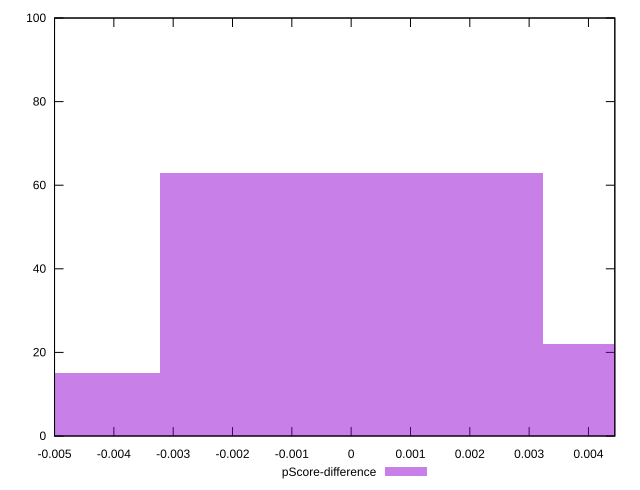

Write the gnuplot code that produced this figure.
reset

$pScoreDifference <<EOF
0.006451222163769599 22
0 63
-0.006451222163769599 15
EOF

set key outside below
set boxwidth 0.006451222163769599
set xrange [-0.0050000000000000044:0.004444444444444473]
set yrange [0:100]
set trange [0:100]
set style fill transparent solid 0.5 noborder
set terminal svg size 640, 490 enhanced background rgb 'white'
set output "report_00017_2021-02-10T15-08-03.406Z/offscreen-images/samples/pages+cached+noadtech/pScore-difference/histogram.svg"

plot $pScoreDifference title "pScore-difference" with boxes

reset
